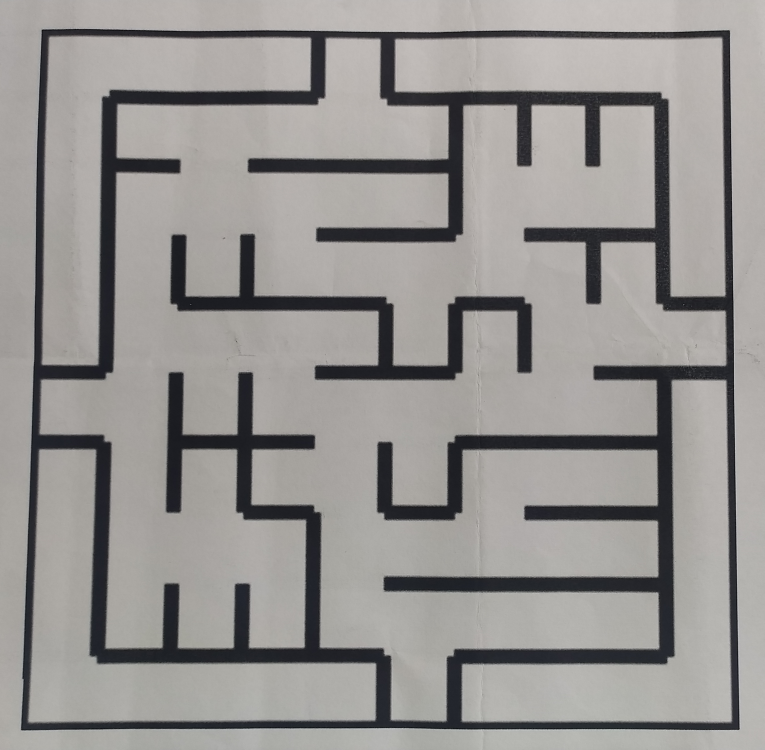
#> input picture task5/maze_t1.jpg, 2293 x 2250 px (shown at 1/3 size)
$ python task_1b.py
#> lines starting #> are read from the running program, lines starting #| are printed output that depends on the picture; after the words box and inside, x2 and y2 are one past the last pixel; in counts of white or black regions, pixels touching at a corner belong together
#> further down, input_img is the input picture: shape (2250, 2293, 3); mean B, G, R 145.7, 147.9, 150.4
'''
*****************************************************************************************
*
*        		===============================================
*           		Nirikshak Bot (NB) Theme (eYRC 2020-21)
*        		===============================================
*
*  This script is to implement Task 1B of Nirikshak Bot (NB) Theme (eYRC 2020-21).
*
*  This software is made available on an "AS IS WHERE IS BASIS".
*  Licensee/end user indemnifies and will keep e-Yantra indemnified from
*  any and all claim(s) that emanate from the use of the Software or
*  breach of the terms of this agreement.
*
*  e-Yantra - An MHRD project under National Mission on Education using ICT (NMEICT)
*
*****************************************************************************************
'''

# Team ID:			[ NB_2650 ]
# Author List:		[ Shikhhar Siingh, Devyansh Chawla, Hardik Sharma]
# Filename:			task_1b.py
# Functions:		applyPerspectiveTransform, detectMaze, writeToCsv, split_into_cells, edge_values
# 					[ Comma separated list of functions in this file ]
# Global variables:
# 					[ List of global variables defined in this file ]


####################### IMPORT MODULES #######################
## You are not allowed to make any changes in this section. ##
## You have to implement this task with the three available ##
## modules for this task (numpy, opencv, csv)               ##
##############################################################
import numpy as np
import cv2
import csv
##############################################################


################# ADD UTILITY FUNCTIONS HERE #################
## You can define any utility functions for your code.      ##
## Please add proper comments to ensure that your code is   ##
## readable and easy to understand.                         ##
##############################################################

#Function for splitting our image into cells
def split_into_cells(img):
    rows = np.vsplit(img, 10) #Vertical split into 10 rows
    cells = [] #array of boxes

    for r in rows:
        cols = np.hsplit(r, 10) #Horizontal split into 10 columns
        for cell in cols:
            cells.append(cell) #Storing each box

    return cells

#Function to get the values for each cell
def edge_values(img):
    y = img.shape[0] #height of the image
    x = img.shape[1] #width of the image

    B_left, G_left, R_left = (img[int(y / 2), 6]) #BGR of the left mid_point
    B_top, G_top, R_top = (img[2, int(x / 2)]) #BGR of top mid_point
    B_right, G_right, R_right = (img[int(y / 2), x - 2]) #BGR of right mid_point
    B_bottom, G_bottom, R_bottom = (img[y - 2, int(x / 2)]) #BGR of bottom_midpoint

    value = 0 #Initialization of cell value

    #Conditions to check if the pixel is black or not
    if B_left < 155 and G_left <155 and R_left<155:
        value = value + 2**0

    if B_top < 155 and G_top <155 and R_top<155:
        value = value + 2**1

    if B_right < 155 and G_right <155 and R_right<155:
        value = value + 2**2

    if B_bottom < 155 and G_bottom <155 and R_bottom<155:
        value = value + 2**3

    return value


##############################################################


def applyPerspectiveTransform(input_img):

    """
    Purpose:
    ---
    takes a maze test case image as input and applies a Perspective Transfrom on it to isolate the maze

    Input Arguments:
    ---
    `input_img` :   [ numpy array ]
        maze image in the form of a numpy array

    Returns:
    ---
    `warped_img` :  [ numpy array ]
        resultant warped maze image after applying Perspective Transform

    Example call:
    ---
    warped_img = applyPerspectiveTransform(input_img)
    """

    warped_img = None

    img = input_img

    ##############	ADD YOUR CODE HERE	##############

    gray = cv2.cvtColor(img, cv2.COLOR_RGB2GRAY)

    if(gray.shape[0] == 256):
        val = 150
        mode = cv2.RETR_TREE
        ret, thresh = cv2.threshold(gray, val, 255, cv2.THRESH_BINARY_INV)

    #Finding Contours
        contours,_ = cv2.findContours(thresh, mode, cv2.CHAIN_APPROX_NONE)

    #Storing the bounding rectangles of contours
        dimensions = []
        #i = 0
        for cnts in contours:
            x, y, w, h = cv2.boundingRect(cnts)
            dimensions.append([x, y, w + x, h + y])
            #cv2.rectangle(img, (x, y), (x + w, y + h), (i, 2 * i,255), 2)
            #cv2.drawContours(img, cnts, -1, (i, 2 * i,255), 2)
            #i += 20

        minx = dimensions[0][0]
        miny = dimensions[0][1]
        maxx = dimensions[0][2]
        maxy = dimensions[0][3]
        for i in range(len(dimensions)):
            if(dimensions[i][0] < minx):
                minx = dimensions[i][0]
            if(dimensions[i][1] < miny):
                miny = dimensions[i][1]
            if(dimensions[i][2] > maxx):
                maxx = dimensions[i][2]
            if(dimensions[i][3] > maxy):
                maxy = dimensions[i][3]
        #print(minx, miny, maxx, maxy)
        #print(dimensions)
        side = 800
        pts1 = np.float32([[minx, miny], [maxx, miny], [minx, maxy], [maxx, maxy]])
        #print(pts1)
        pts2 = np.float32([[0, 0], [side, 0], [0, side], [side, side]])
        matrix = cv2.getPerspectiveTransform(pts1, pts2) #Getting perspective transform
        warped_img = cv2.warpPerspective(img, matrix, (side, side)) #Applying warp perspective

    #For maze images
    else:
        val = 110
        mode = cv2.RETR_TREE
        ret, thresh = cv2.threshold(gray, val, 255, cv2.THRESH_BINARY_INV)
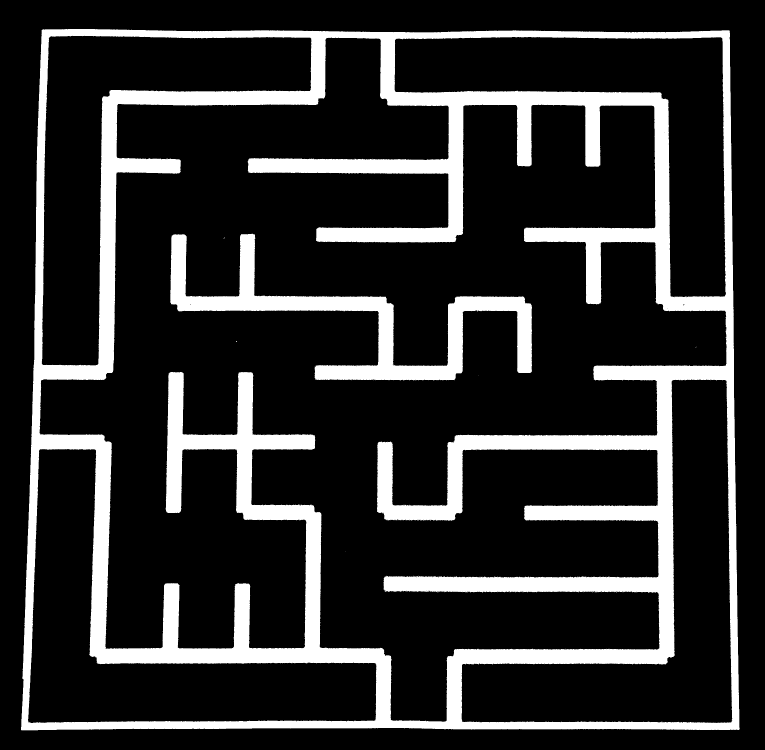
#> thresh: shape (2250, 2293) (shown at 1/3 size); 18% white; 25 white regions (23 under 20 px)
#> ret = 110

    #Finding Contours
        contours,_ = cv2.findContours(thresh, mode, cv2.CHAIN_APPROX_NONE)
#> contours = 88 contours, 81 with area under 20; largest, box (x1, y1, x2, y2) and area: (63, 87, 2219, 2191) 4408306, (117, 112, 2181, 2166) 2491476, (83, 1346, 1130, 2170) 294090, (1384, 1137, 2198, 2170) 285322, (124, 106, 935, 1097) 268319, (1183, 110, 2179, 893) 261914, (511, 701, 1596, 1141) 93992
        areas = [] #list for storing areas of detected contours

    #Storing Contours
        for cnts in contours:
            area = cv2.contourArea(cnts)
            if not (area / (1024*1024) > 0.9 and area / (1024*1024) < 1.1):
                areas.append(area)
#> this loop made 88 passes
#> area on passes 1, 40, 45, 56, 78, 87, 88: 4408305.5, 294090, 285322.5, 2491476.5, 93992, 261914, 268319
#> after the loop, areas = 88 values, max 4408305.5 at index 0, min 0 at index 45, mean 92086.1

        max_area = np.amax(areas) #Finding the contour with maximum area
#> max_area = 4408305.5

    #Processing contours
        for cnts in contours:

            if cv2.contourArea(cnts) == max_area:

                approx = cv2.approxPolyDP(cnts, 0.01 * cv2.arcLength(cnts, True), True) #Getting the approximate coordinates of the vertices of the contours
#> this loop made 88 passes
#> approx on pass 1: [[126, 89], [63, 2189], [2216, 2189], [2188, 92]]
#> cnts on passes 2 to 7: [[1444, 1989], [1445, 1988], [1446, 1989], [1445, 1990]], [[1734, 1775], [1735, 1774], [1736, 1775], [1735, 1776]], [[1396, 1775], [1397, 1774], [1398, 1775], [1397, 1776]], [[1387, 1775], [1388, 1774], [1389, 1775], [1388, 1776]], [[1372, 1774], [1373, 1773], [1374, 1774], [1373, 1775]], [[1279, 1774], [1280, 1773], [1281, 1774], [1280, 1775]]
            # print(approx)

        points = approx.ravel() #Flattening the approx matrix
#> points = [126, 89, 63, 2189, 2216, 2189, 2188, 92]
        x = np.array([points[0],points[2],points[4],points[6]]) #Extracting x coordinates
#> x = [126, 63, 2216, 2188]
        y = np.array([points[1],points[3],points[5],points[7]]) #Extracting y coordinates
#> y = [89, 2189, 2189, 92]

        ratio = x[0] / x[1]
#> ratio = 2

        if ratio >= 0.9 and ratio <=1.1 or x[0] - x[1] < 300:
        #print("first condition")
            x = np.array([points[6],points[0],points[2],points[4]]) #Extracting x coordinates
#> x = [2188, 126, 63, 2216]
            y = np.array([points[7],points[1],points[3],points[5]]) #Extracting y coordinates
#> y = [92, 89, 2189, 2189]

        if gray.shape[0] == 1024 and ratio >= 0.9 and ratio <= 1.1 and y[0] < 900:
        #print("second condition")
            x = np.array([points[4],points[6],points[0],points[2]]) #Extracting x coordinates
            y = np.array([points[5],points[7],points[1],points[3]]) #Extracting y coordinates

    #print(x,y)

        side = 800 #warped_img size
        pts1 = np.float32([[x[1], y[1]],[x[0], y[0]],[x[2], y[2]],[x[3], y[3]]]) #Making points matrix for input image
#> pts1 = [[126, 89], [2188, 92], [63, 2189], [2216, 2189]]
        pts2 = np.float32([[0, 0], [side, 0], [0, side], [side, side]]) #Making points matrix for output image
        matrix = cv2.getPerspectiveTransform(pts1, pts2) #Getting perspective transform
#> matrix = [[0.388, 0.0116, -49.94], [-0.00058, 0.398, -35.39], [-7.25e-07, 2.1e-05, 1]]
        warped_img = cv2.warpPerspective(img, matrix, (side, side)) #Applying warp perspective
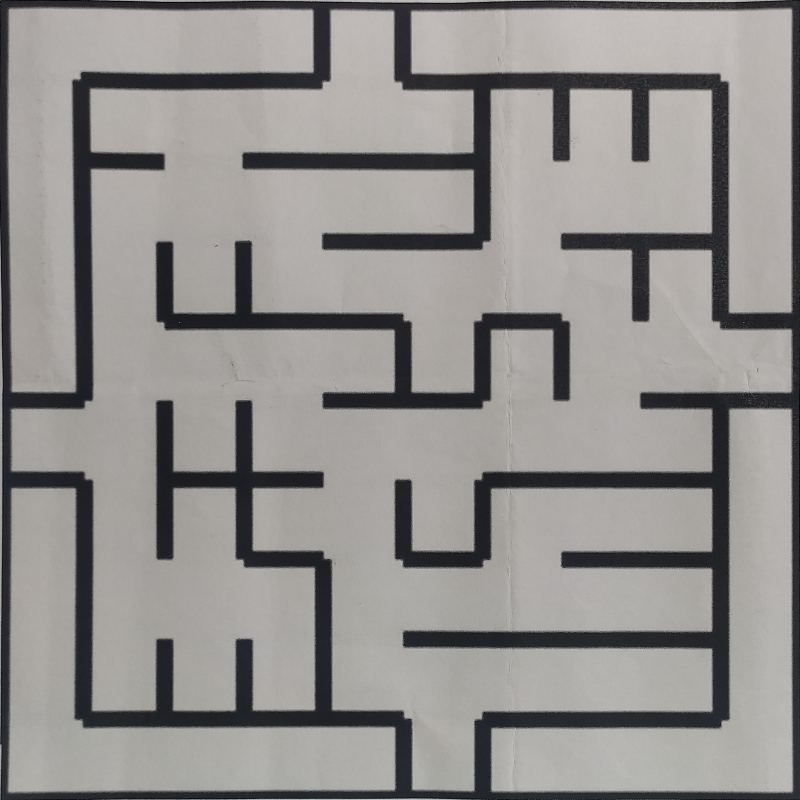
#> warped_img: shape (800, 800, 3); mean B, G, R 141.6, 143.6, 146.1

    ##################################################
    return warped_img


def detectMaze(warped_img):

    """
    Purpose:
    ---
    takes the warped maze image as input and returns the maze encoded in form of a 2D array

    Input Arguments:
    ---
    `warped_img` :    [ numpy array ]
        resultant warped maze image after applying Perspective Transform

    Returns:
    ---
    `maze_array` :    [ nested list of lists ]
        encoded maze in the form of a 2D array

    Example call:
    ---
    maze_array = detectMaze(warped_img)
    """

    maze_array = []

    ##############	ADD YOUR CODE HERE	##############

    cells = split_into_cells(warped_img) #Splitting the warped image into cells
#> in split_into_cells, `rows = np.vsplit(img, 10)`: rows = 10 items
#> the loop in split_into_cells, `for r in rows:` made 10 passes
#> after the loop in split_into_cells, `for r in rows:`: cells = 100 items
#> cells = 100 items

    for i in range(10): #For each row
        rows = [] #Intializing row array
        for j in range(10): #For each column
            x =  edge_values(cells[i*10 + j]) #Getting the cell value
            rows.append(x) #Storing cell value in the row
        maze_array.append(rows)
#> this loop made 10 passes

    ##################################################

    return maze_array


# NOTE:	YOU ARE NOT ALLOWED TO MAKE ANY CHANGE TO THIS FUNCTION
def writeToCsv(csv_file_path, maze_array):

    """
    Purpose:
    ---
    takes the encoded maze array and csv file name as input and writes the encoded maze array to the csv file

    Input Arguments:
    ---
    `csv_file_path` :	[ str ]
        file path with name for csv file to write

    `maze_array` :		[ nested list of lists ]
        encoded maze in the form of a 2D array

    Example call:
    ---
    warped_img = writeToCsv('test_cases/maze00.csv', maze_array)
    """

    with open(csv_file_path, 'w', newline='') as file:
        writer = csv.writer(file)
        writer.writerows(maze_array)


# NOTE:	YOU ARE NOT ALLOWED TO MAKE ANY CHANGE TO THIS FUNCTION
#
# Function Name:    main
#        Inputs:    None
#       Outputs:    None
#       Purpose:    This part of the code is only for testing your solution. The function first takes 'maze00.jpg'
# 					as input, applies Perspective Transform by calling applyPerspectiveTransform function,
# 					encodes the maze input in form of 2D array by calling detectMaze function and writes this data to csv file
# 					by calling writeToCsv function, it then asks the user whether to repeat the same on all maze images
# 					present in 'test_cases' folder or not. Write your solution ONLY in the space provided in the above
# 					applyPerspectiveTransform and detectMaze functions.

if __name__ == "__main__":

    # path directory of images in 'test_cases' folder
    img_dir_path = 'test_cases/'

    # path to 'maze00.jpg' image file
    file_num = 0
    img_file_path = 'maze_t1.jpg'

    print('\n============================================')
    print('\nFor maze0' + str(file_num) + '.jpg')

    # path for 'maze00.csv' output file
    csv_file_path = 'maze_t1' + '.csv'

    # read the 'maze00.jpg' image file
    input_img = cv2.imread(img_file_path)

    # get the resultant warped maze image after applying Perspective Transform
    warped_img = applyPerspectiveTransform(input_img)
    if type(warped_img) is np.ndarray:

        # get the encoded maze in the form of a 2D array
        maze_array = detectMaze(warped_img)
        #print(maze_array)
        cv2.imshow("rer", warped_img)
        cv2.waitKey(0)
        if (type(maze_array) is list) and (len(maze_array) == 10):

            print('\nEncoded Maze Array = %s' % (maze_array))
#> (printed output is left out)
            print('\n============================================')

            # writes the encoded maze array to the csv file
            writeToCsv(csv_file_path, maze_array)

            cv2.imshow('warped_img_0' + str(file_num), warped_img)
            cv2.waitKey(0)
            cv2.destroyAllWindows()

        else:

            print('\n[ERROR] maze_array returned by detectMaze function is not complete. Check the function in code.\n')
            exit()

    else:

        print('\n[ERROR] applyPerspectiveTransform function is not returning the warped maze image in expected format! Check the function in code.\n')
        exit()

    choice = input('\nDo you want to run your script on all maze images ? => "y" or "n": ')
#> the answer given: ../NB_2650_Task_2B/test_cases/maze00.jpg

    if choice == 'y':

        for file_num in range(1, 10):

            # path to image file
            img_file_path = img_dir_path + 'maze0' + str(file_num) + '.jpg'

            print('\n============================================')
            print('\nFor maze0' + str(file_num) + '.jpg')

            # path for csv output file
            csv_file_path = img_dir_path + 'maze0' + str(file_num) + '.csv'

            # read the image file
            input_img = cv2.imread(img_file_path)

            # get the resultant warped maze image after applying Perspective Transform
            warped_img = applyPerspectiveTransform(input_img)

            cv2.imshow("ret", warped_img)
            cv2.waitKey(0)

            if type(warped_img) is np.ndarray:

                # get the encoded maze in the form of a 2D array
                maze_array = detectMaze(warped_img)

                if (type(maze_array) is list) and (len(maze_array) == 10):

                    print('\nEncoded Maze Array = %s' % (maze_array))
                    print('\n============================================')

                    # writes the encoded maze array to the csv file
                    writeToCsv(csv_file_path, maze_array)

                    cv2.imshow('warped_img_0' + str(file_num), warped_img)
                    cv2.waitKey(0)
                    cv2.destroyAllWindows()

                else:

                    print('\n[ERROR] maze_array returned by detectMaze function is not complete. Check the function in code.\n')
                    exit()

            else:

                print('\n[ERROR] applyPerspectiveTransform function is not returning the warped maze image in expected format! Check the function in code.\n')
                exit()

    else:

        print('')
